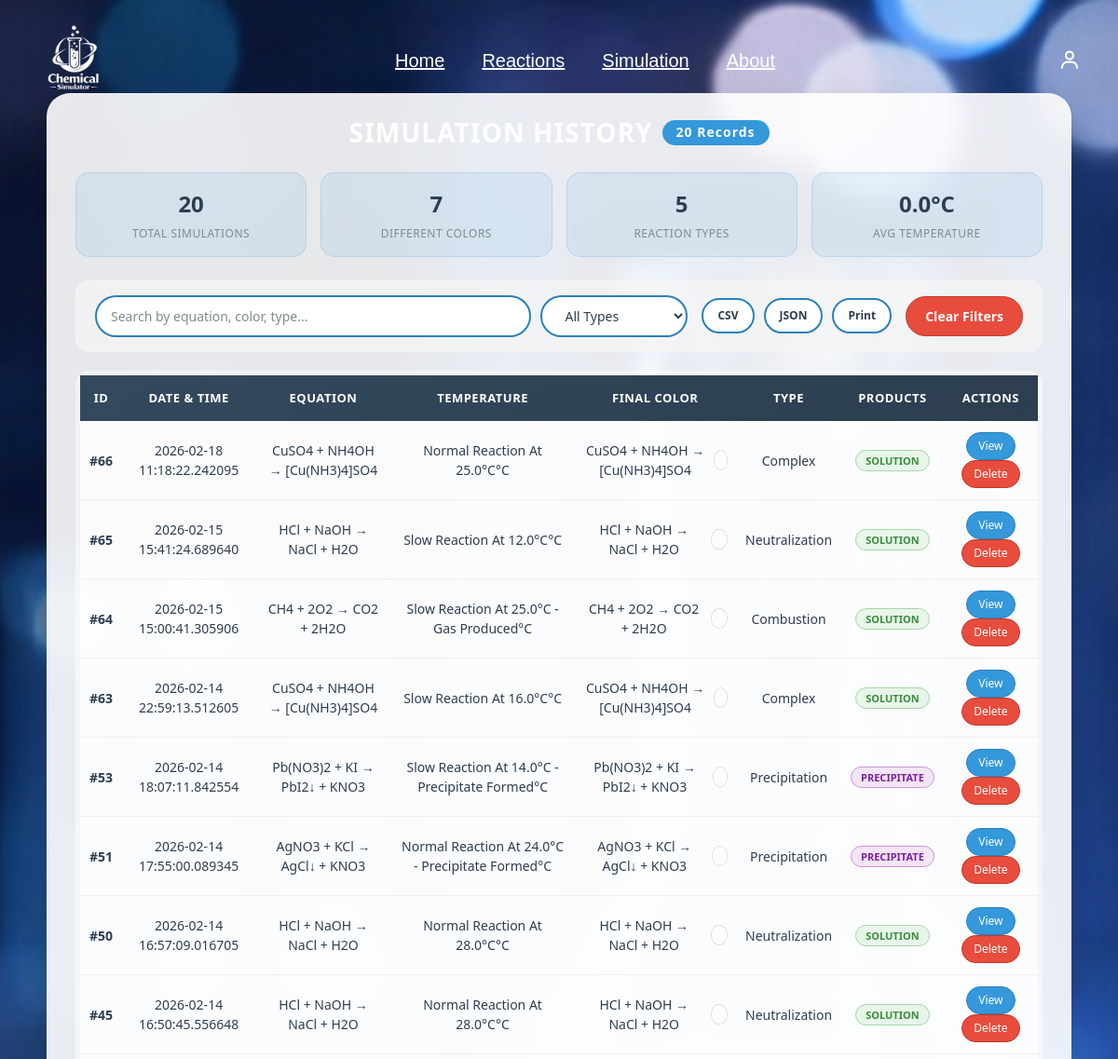
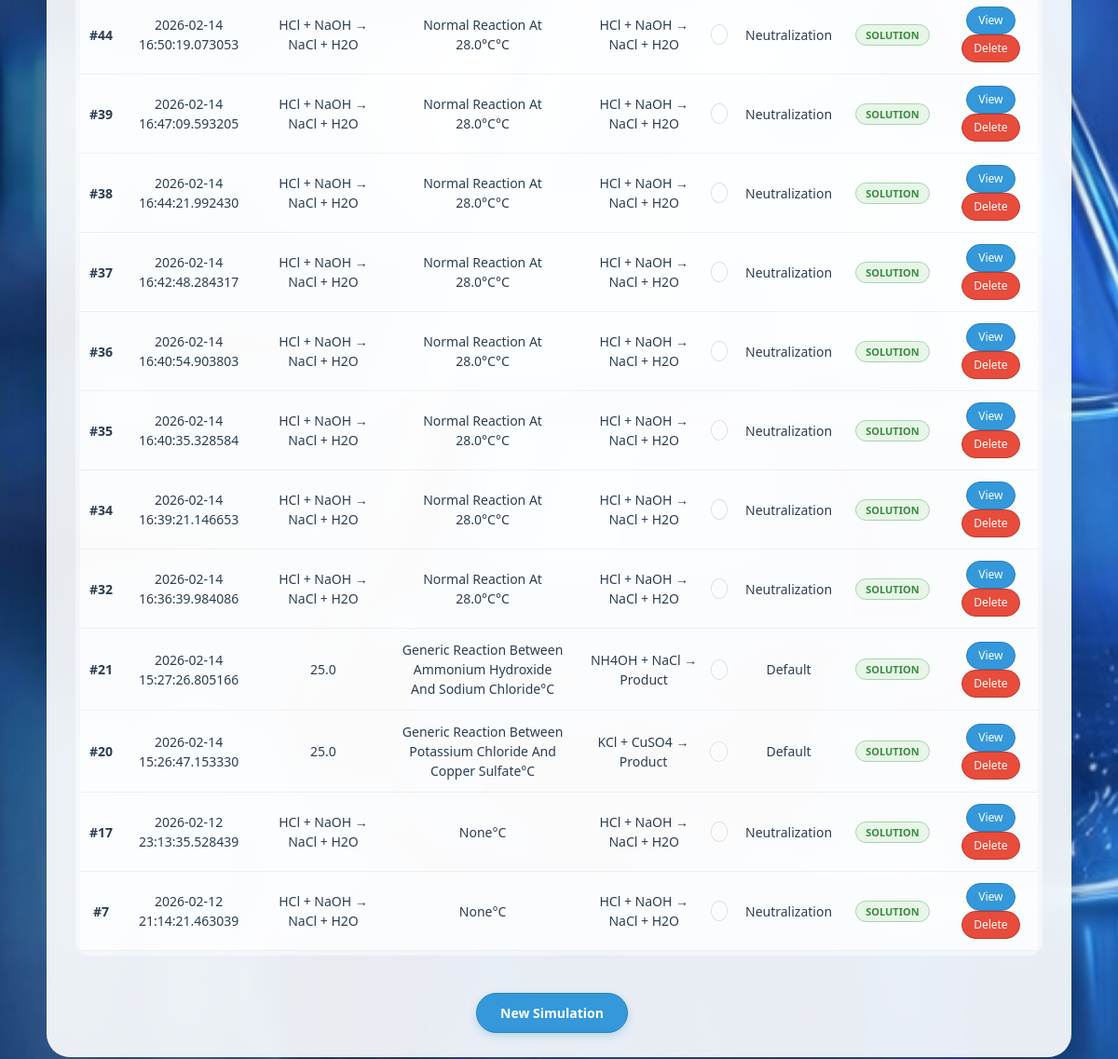
/simulation/history (signed in), run on the app's committed database (2 pictures, top to bottom).
### tables this page shows
CREATE TABLE reaction_results (
        id INTEGER PRIMARY KEY AUTOINCREMENT,
        simulation_id INTEGER UNIQUE NOT NULL,
        products TEXT,
        energyReleased REAL,
        state TEXT, color TEXT,
        FOREIGN KEY (simulation_id) REFERENCES "simulation"(id)
    );

CREATE TABLE "simulation" (
        id INTEGER PRIMARY KEY AUTOINCREMENT,
        user_id INTEGER NOT NULL,
        reaction_id INTEGER NOT NULL,
        date TEXT NOT NULL,
        result TEXT, temperature REAL DEFAULT 25,
        FOREIGN KEY (user_id) REFERENCES users(id),
        FOREIGN KEY (reaction_id) REFERENCES chemical_reactions(id)
    );

CREATE TABLE chemical_reactions (
        id INTEGER PRIMARY KEY AUTOINCREMENT,
        equation TEXT NOT NULL,
        type TEXT,
        temperature REAL,
        pressure REAL
    , result_color TEXT, gas_produced INTEGER DEFAULT 0, precipitate INTEGER DEFAULT 0, min_temp REAL DEFAULT 25);

### routes/simulation.py (the view)
@simulation_bp.route("/history", methods=["GET"])
def simulation_history():
    if "user_id" not in session:
        return redirect(url_for("login.login"))
    db = get_db()
    cursor = db.cursor()
    cursor.execute("""
        SELECT s.id, s.date, s.result, s.temperature,
               rr.products, rr.color, rr.state,
               r.equation as reaction_equation
        FROM simulation s
        JOIN reaction_results rr ON s.id = rr.simulation_id
        LEFT JOIN chemical_reactions r ON s.reaction_id = r.id
        WHERE s.user_id = ?
        ORDER BY s.date DESC
        LIMIT 20
    """, (session["user_id"],))
    history = cursor.fetchall()
    return render_template("simulation/history.html", history=history)

### database/db.py (called while the page is built)
def get_db():
    if "db" not in g:
        g.db = sqlite3.connect(DB_PATH)
        g.db.row_factory = sqlite3.Row  # مهم جدًا ليعمل user["password"]
    return g.db

### templates/simulation/history.html (shortened to what this page needs)
{% extends "base.html" %}
{% block head %}
<link rel="stylesheet" href="{{ url_for('static', filename='css/simulation.css') }}">
{% endblock %}
{% block content %}
<div class="overlay">
    <div class="history-container">
        <h1>
            SIMULATION HISTORY
            <span class="records-badge">{{ history|length }} Records</span>
        </h1>
        <div class="stats-grid">
            <div class="stat-card">
                <div class="stat-value">{{ history|length }}</div>
                <div class="stat-label">Total Simulations</div>
            </div>
            <div class="stat-card">
                {% set colors = [] %}
                <div class="stat-value">{{ colors|length }}</div>
                <div class="stat-label">Different Colors</div>
            </div>
            <div class="stat-card">
                {% set types = [] %}
                <div class="stat-value">{{ types|length }}</div>
                <div class="stat-label">Reaction Types</div>
            </div>
            <div class="stat-card">
                {% set total_temp = 0.0 %}
                {% for sim in history %}
                    {% set total_temp = total_temp + sim[2]|float %}
                {% endfor %}
                {% if history|length > 0 %}
                    {% set avg_temp = (total_temp / history|length)|round(1) %}
                {% else %}
                    {% set avg_temp = 0 %}
                {% endif %}
                <div class="stat-value">{{ avg_temp }}°C</div>
                <div class="stat-label">Avg Temperature</div>
            </div>
        </div>
        <div class="filter-section">
            <div class="search-box">
                <input type="text" class="search-input" id="searchInput" placeholder="Search by equation, color, type..." onkeyup="filterTable()">
                <select class="filter-select" id="typeFilter" onchange="filterTable()">
                    <option value="all">All Types</option>
                </select>
            </div>
            <div class="export-buttons">
                <button class="export-btn" onclick="exportToCSV()">CSV</button>
                <button class="export-btn" onclick="exportToJSON()">JSON</button>
                <button class="export-btn" onclick="printTable()">Print</button>
            </div>
            <button class="clear-filter" onclick="clearFilters()">Clear Filters</button>
        </div>
        <div class="table-container">
            <table id="historyTable">
                <thead>
                    <tr>
                        <th>ID</th>
                        <th>Date & Time</th>
                        <th>Equation</th>
                        <th>Temperature</th>
                        <th>Final Color</th>
                        <th>Type</th>
                        <th>Products</th>
                        <th>Actions</th>
                    </tr>
                </thead>
                <tbody>
                    {% if history %}
                        {% for sim in history %}
                        <tr>
                            <td><strong>#{{ sim[0] }}</strong></td>
                            <td>{{ sim[1] }}</td>
                            <td>{{ sim[7] or sim[3] }}</td>
                            <td>{{ sim[2] }}°C</td>
                            <td>
                                <div class="color-cell">
                                    {{ sim[4] }}
                                    <span class="color-dot" style="background-color: '{{ sim[4] }}';"></span>
                                </div>
                            </td>
                            <td>{{ sim[6] }}</td>
                            <td>
                                {% set type_lower = sim[6]|lower %}
                                {% if 'gas' in type_lower %}
                                    <span class="badge badge-gas">Gas</span>
                                {% elif 'precipitation' in type_lower or 'precipitate' in type_lower %}
                                    <span class="badge badge-precipitate">Precipitate</span>
                                {% else %}
                                    <span class="badge badge-solution">Solution</span>
                                {% endif %}
                            </td>
                            <td>
                                <button class="action-btn view-btn" onclick="viewSimulation('{{ sim[0] }}')">View</button>
                                <button class="action-btn delete-btn" onclick="deleteSimulation('{{ sim[0] }}')">Delete</button>
                            </td>
                        </tr>
                        {% endfor %}
                    {% endif %}
                </tbody>
            </table>
        </div>
        <div class="nav-links">
            <a href="{{ url_for('simulation.simulation_page') }}" class="btn">New Simulation</a>
        </div>
    </div>
</div>
{% endblock %}

### static/css/style.css (style rules this page uses)
* { padding: 0; margin: 0; box-sizing: border-box; font-family: "Lucida Sans", "Lucida Sans Regular", "Lucida Grande", "Lucida Sans Unicode", Geneva, Verdana, sans-serif; outline: none; border: none; text-decoration: none; text-transform: capitalize; transition: 0.2s linear; }
html { font-size: 62.5%; scroll-behavior: smooth; overflow-x: hidden; }
.btn { display: inline-block; margin-top: 15px; margin-right: 15px; padding: 1rem 2.5rem; font-size: 1.6rem; background: #1f4ed8; color: white; }

### static/css/login.css (style rules this page uses)
* { margin: 0; padding: 0; box-sizing: border-box; font-family: "Lucida Sans", "Lucida Sans Regular", "Lucida Grande", "Lucida Sans Unicode", Geneva, Verdana, sans-serif; }
body { display: flex; justify-content: center; align-items: flex-start; min-height: 100vh; padding-top: 120px; background: url("../img/img1.png") no-repeat; background-size: cover; background-position: center; }
input[type="email"], input[type="text"], input[type="password"] { text-transform: none !important; }

### data on the page
reaction_results: sim "66", date "2026-02-18 11:18:22.242095", equation "CuSO4 + NH4OH → [Cu(NH3)4]SO4", result "Normal Reaction At 25.0°C", products "CuSO4 + NH4OH → [Cu(NH3)4]SO4", state "Complex", shows "SOLUTION"
reaction_results: sim "65", date "2026-02-15 15:41:24.689640", equation "HCl + NaOH → NaCl + H2O", result "Slow Reaction At 12.0°C", products "HCl + NaOH → NaCl + H2O", state "Neutralization", shows "SOLUTION"
reaction_results: sim "64", date "2026-02-15 15:00:41.305906", equation "CH4 + 2O2 → CO2 + 2H2O", result "Slow Reaction At 25.0°C - Gas Produced", products "CH4 + 2O2 → CO2 + 2H2O", state "Combustion", shows "SOLUTION"
reaction_results: sim "63", date "2026-02-14 22:59:13.512605", equation "CuSO4 + NH4OH → [Cu(NH3)4]SO4", result "Slow Reaction At 16.0°C", products "CuSO4 + NH4OH → [Cu(NH3)4]SO4", state "Complex", shows "SOLUTION"
reaction_results: sim "53", date "2026-02-14 18:07:11.842554", equation "Pb(NO3)2 + KI → PbI2↓ + KNO3", result "Slow Reaction At 14.0°C - Precipitate Formed", products "Pb(NO3)2 + KI → PbI2↓ + KNO3", state "Precipitation", shows "PRECIPITATE"
reaction_results: sim "51", date "2026-02-14 17:55:00.089345", equation "AgNO3 + KCl → AgCl↓ + KNO3", result "Normal Reaction At 24.0°C - Precipitate Formed", products "AgNO3 + KCl → AgCl↓ + KNO3", state "Precipitation", shows "PRECIPITATE"
reaction_results: sim "50", date "2026-02-14 16:57:09.016705", equation "HCl + NaOH → NaCl + H2O", result "Normal Reaction At 28.0°C", products "HCl + NaOH → NaCl + H2O", state "Neutralization", shows "SOLUTION"
reaction_results: sim "45", date "2026-02-14 16:50:45.556648", equation "HCl + NaOH → NaCl + H2O", result "Normal Reaction At 28.0°C", products "HCl + NaOH → NaCl + H2O", state "Neutralization", shows "SOLUTION"
reaction_results: sim "44", date "2026-02-14 16:50:19.073053", equation "HCl + NaOH → NaCl + H2O", result "Normal Reaction At 28.0°C", products "HCl + NaOH → NaCl + H2O", state "Neutralization", shows "SOLUTION"
reaction_results: sim "39", date "2026-02-14 16:47:09.593205", equation "HCl + NaOH → NaCl + H2O", result "Normal Reaction At 28.0°C", products "HCl + NaOH → NaCl + H2O", state "Neutralization", shows "SOLUTION"
reaction_results: sim "38", date "2026-02-14 16:44:21.992430", equation "HCl + NaOH → NaCl + H2O", result "Normal Reaction At 28.0°C", products "HCl + NaOH → NaCl + H2O", state "Neutralization", shows "SOLUTION"
reaction_results: sim "37", date "2026-02-14 16:42:48.284317", equation "HCl + NaOH → NaCl + H2O", result "Normal Reaction At 28.0°C", products "HCl + NaOH → NaCl + H2O", state "Neutralization", shows "SOLUTION"
reaction_results: sim "36", date "2026-02-14 16:40:54.903803", equation "HCl + NaOH → NaCl + H2O", result "Normal Reaction At 28.0°C", products "HCl + NaOH → NaCl + H2O", state "Neutralization", shows "SOLUTION"
reaction_results: sim "35", date "2026-02-14 16:40:35.328584", equation "HCl + NaOH → NaCl + H2O", result "Normal Reaction At 28.0°C", products "HCl + NaOH → NaCl + H2O", state "Neutralization", shows "SOLUTION"
reaction_results: sim "34", date "2026-02-14 16:39:21.146653", equation "HCl + NaOH → NaCl + H2O", result "Normal Reaction At 28.0°C", products "HCl + NaOH → NaCl + H2O", state "Neutralization", shows "SOLUTION"
reaction_results: sim "32", date "2026-02-14 16:36:39.984086", equation "HCl + NaOH → NaCl + H2O", result "Normal Reaction At 28.0°C", products "HCl + NaOH → NaCl + H2O", state "Neutralization", shows "SOLUTION"
reaction_results: sim "21", date "2026-02-14 15:27:26.805166", temperature "25.0", result "Generic Reaction Between Ammonium Hydroxide And Sodium Chloride", products "NH4OH + NaCl → Product", state "Default", shows "SOLUTION"
reaction_results: sim "20", date "2026-02-14 15:26:47.153330", temperature "25.0", result "Generic Reaction Between Potassium Chloride And Copper Sulfate", products "KCl + CuSO4 → Product", state "Default", shows "SOLUTION"
reaction_results: sim "17", date "2026-02-12 23:13:35.528439", equation "HCl + NaOH → NaCl + H2O", sim "None", products "HCl + NaOH → NaCl + H2O", state "Neutralization", shows "SOLUTION"
reaction_results: sim "7", date "2026-02-12 21:14:21.463039", equation "HCl + NaOH → NaCl + H2O", sim "None", products "HCl + NaOH → NaCl + H2O", state "Neutralization", shows "SOLUTION"

### other printed values
{{ history|length }} "20"
{{ colors|length }} "7"
{{ types|length }} "5"
{{ avg_temp }} "0.0"
